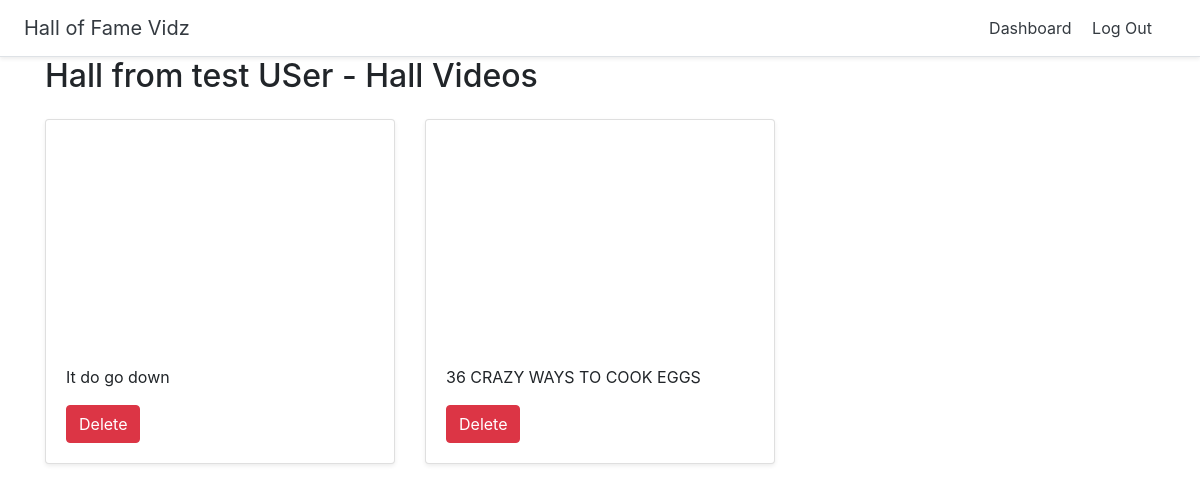
Screenshot of /halloffame/6/videos (signed in) with the database file from the repository.
### halls/models.py (models this page shows, shortened)
class Video(models.Model):
    title = models.CharField(max_length=255)
    url = models.URLField()
    youtube_id = models.CharField(max_length=255)
    hall = models.ForeignKey(Hall, on_delete=models.CASCADE)

class Hall(models.Model):
    title = models.CharField(max_length=255)
    user = models.ForeignKey(User, on_delete=models.CASCADE)

### halls/views.py (the view)
# urls.py: path('halloffame/<int:pk>/videos', views.ListHallVideos.as_view(), name='list_hall_videos'),
class ListHallVideos(generic.ListView):
    model = Video
    template_name = 'videos/list_hall_videos.html'
    def get_context_data(self, **kwargs):
        context = super().get_context_data(**kwargs)
        videos = Video.objects.filter(hall_id=self.kwargs['pk'])
        context['videos'] = videos
        return context

### halls/templates/videos/list_hall_videos.html (shortened to what this page needs)
{% extends 'halls/base.html' %}
{% block content %}
<div class="container">
    <h2>{{object_list.0.hall.title}} - Hall Videos</h2>
        <div class="list-group">
            <div class="row">
            {% for video in videos  %}
                    <div class="col-md-4 mt-3">
                        <div class="card md-4 shadow-sm">
                            <iframe width="100%" height="225" src="https://www.youtube.com/embed/{{video.youtube_id}}" frameborder="0" allow="accelerometer; autoplay; encrypted-media; gyroscope; picture-in-picture" allowfullscreen></iframe>
                            <div class="card-body">
                                <p class="card-text">{{ video.title }}</p>
                                <a href="{% url 'delete_video' pk=video.id %}" class="btn btn-danger" >Delete</a>
                            </div>
                        </div>
                    </div>
                {% empty %}
            </div>
            <a href="#" class="list-group-item list-group-item-action">No Videos!</a>
        {% endfor %}
        </div>
</div>
{% endblock %}

### rows the page displays
Video: hall.title "Hall from test USer"
Video: title "It do go down"
Video: title "36 CRAZY WAYS TO COOK EGGS"
